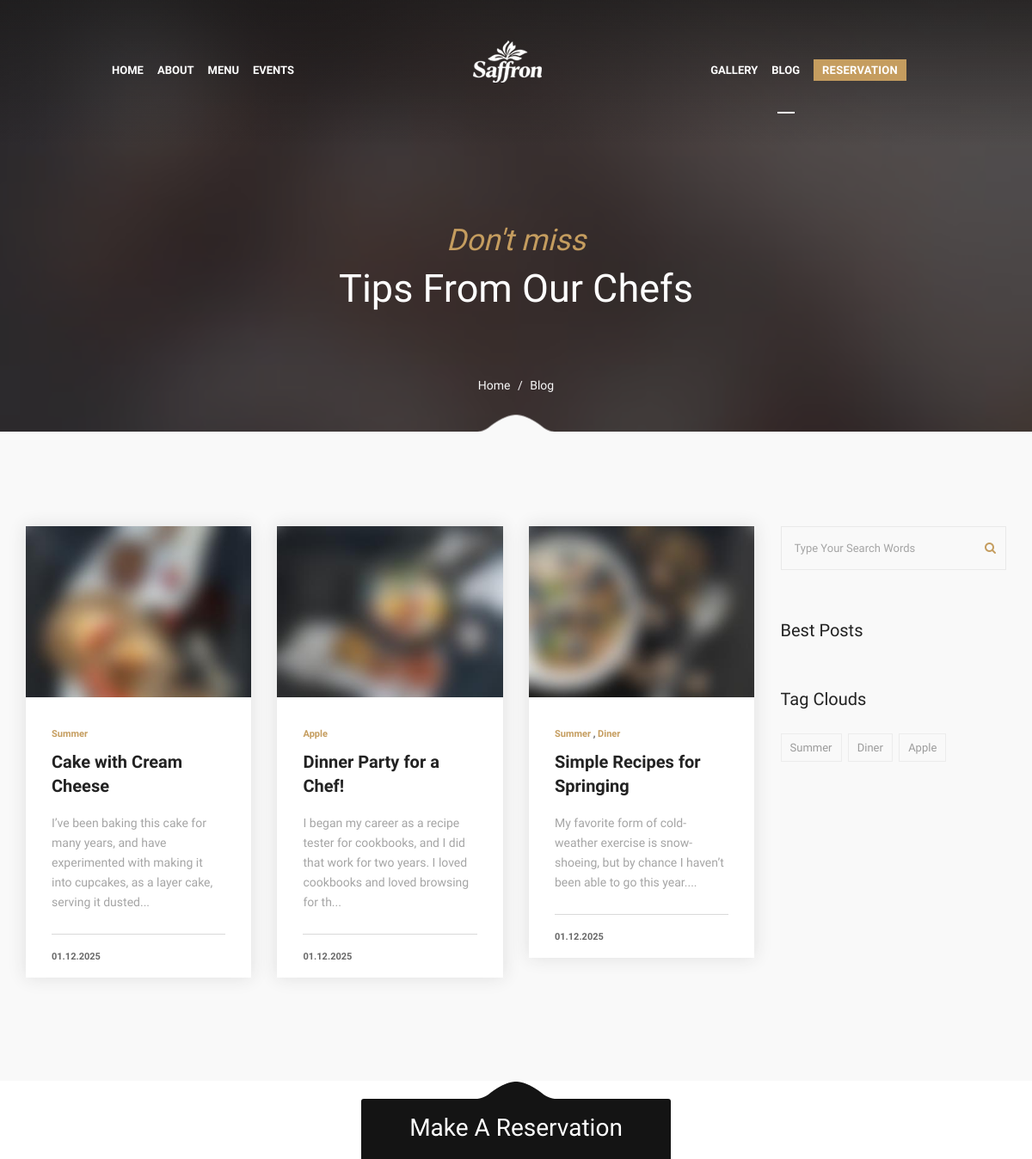
Before: /blog/?page=2 (upper part) with the older database file.
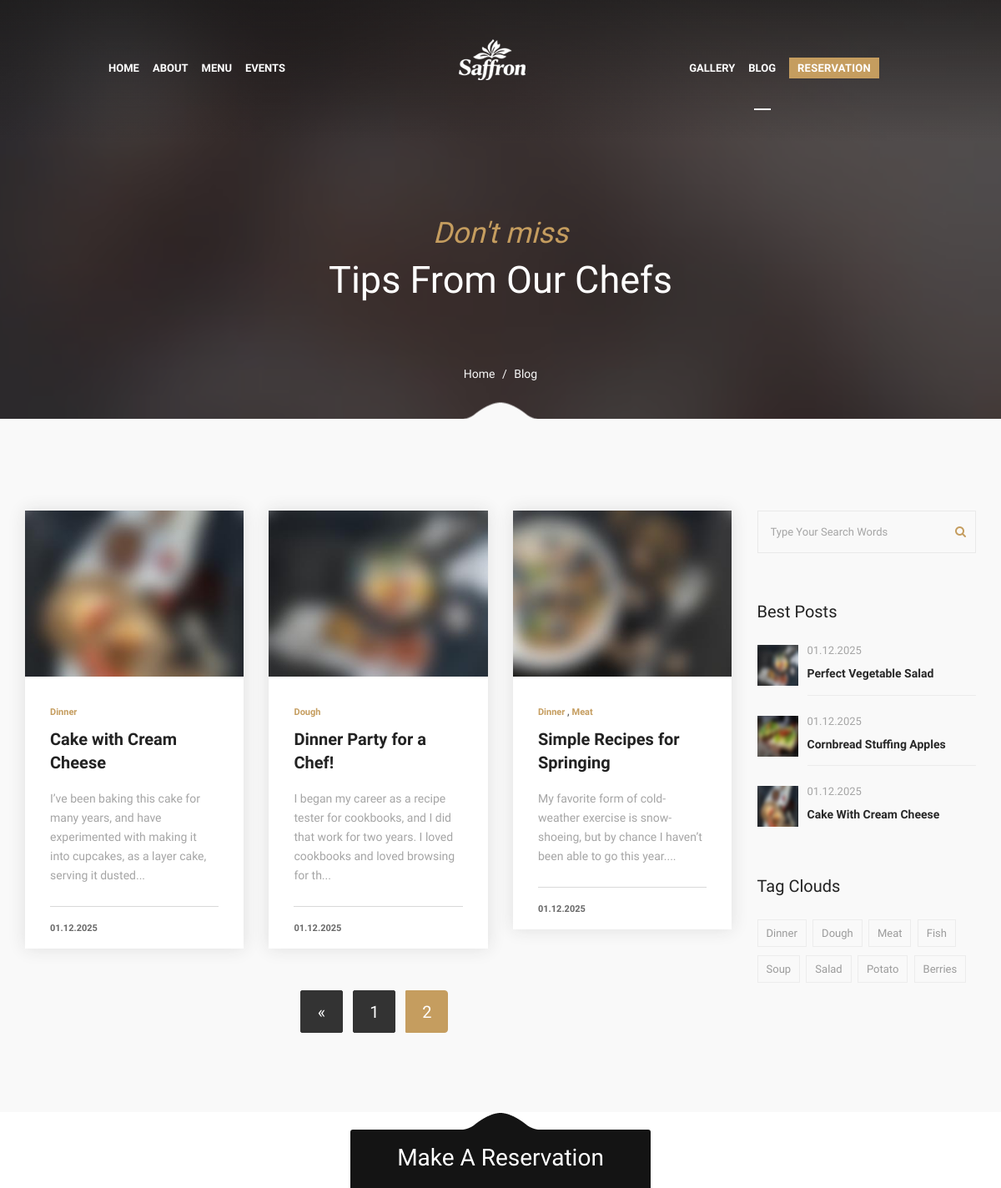
After: the same page with the newer database file.
### blog/models.py (models this page shows, shortened)
class Post(models.Model):
    title = models.CharField(max_length=200, verbose_name='title')
    content = models.TextField(verbose_name='content')
    short_description = models.TextField(max_length=200, verbose_name='short description')
    author = models.ForeignKey(User, on_delete=models.CASCADE, verbose_name='author')
    created_at = models.DateTimeField(auto_now_add=True, verbose_name='created')
    updated_at = models.DateTimeField(auto_now=True, verbose_name='updated')
    image = models.ImageField(upload_to='blog_images/', verbose_name='image')
    is_published = models.BooleanField(default=True, verbose_name='published')
    tags = models.ManyToManyField(Tag, blank=True, verbose_name='tags')
    is_best = models.BooleanField(default=False, verbose_name='best post')
    class Meta:
        verbose_name = 'post'
        verbose_name_plural = 'posts'
        ordering = ('-created_at',)
        indexes = [
            models.Index(fields=['is_best', '-created_at', 'is_published']),
        ]

class Tag(models.Model):
    name = models.CharField(max_length=100, verbose_name='Tag name')
    slug = models.SlugField(max_length=100, unique=True, blank=True, verbose_name='URL tag')
    class Meta:
        verbose_name = 'tag'
        verbose_name_plural = 'tags'

### blog/views.py (the view)
# urls.py: path('', views.blog_list, name='list'),
def blog_list(request):
    posts = Post.objects.filter(is_published=True).select_related('author').prefetch_related('tags').order_by('-created_at')
    query = request.GET.get('q', '')
    if query:
        posts = posts.filter(
            Q(title__icontains=query) |
            Q(short_description__icontains=query) |
            Q(content__icontains=query)
        )
    best_posts = Post.objects.filter(is_published=True, is_best=True).select_related('author').order_by('-created_at')[:3]
    all_tags = Tag.objects.all()
    paginator = Paginator(posts, 6)
    page = request.GET.get('page')
    try:
        posts = paginator.page(page)
    except PageNotAnInteger:
        posts = paginator.page(1)
    except EmptyPage:
        posts = paginator.page(paginator.num_pages)
    context = {
        'posts': posts,
        'best_posts': best_posts,
        'all_tags': all_tags,
        'query': query,
    }
    return render(request, 'blog/list.html', context)

### web_restaurant/context_processors.py (called while the page is built)
def nav_active(request):
    current_url_name = request.resolver_match.url_name if request.resolver_match else None
    current_url_namespace = request.resolver_match.namespace if request.resolver_match else None
    current_full_path = request.get_full_path()
    has_anchor = '#' in current_full_path
    current_anchor = current_full_path.split('#')[1] if has_anchor else None
    return {
        'current_url_name': current_url_name,
        'current_url_namespace': current_url_namespace,
        'current_full_path': current_full_path,
        'current_anchor': current_anchor,
    }

### templates/blog/list.html (shortened to what the changed rows need)
{% extends 'base.html' %}
{% load static %}
{% block content %}
<section id="page-title" class="page-title bg-overlay bg-parallax bg-overlay-gradient">
    <div class="container">
        <div class="row">
            <div class="col-xs-12 col-sm-12 col-md-12">
                <div class="title title-4 text-center">
                    <div class="title--content">
                        <div class="title--heading">
                            <h1>Tips From Our Chefs</h1>
                        </div>
                    </div>
                </div>
            </div>
        </div>
    </div>
</section>
<section id="blog" class="blog blog-grid bg-gray pb-90">
    <div class="container">
        <div class="row">
            <div class="col-xs-12 col-sm-12 col-md-9">
                <div class="row">
                 {% for post in posts %}
                    <div class="col-xs-12 col-sm-6 col-md-4">
                        <div class="blog-entry">
                            <div class="entry--img">
                                <a href="{% url 'blog:detail' post.id %}">
									<img src="{{ post.image.url }}" alt="entry image"/>
								</a>
                            </div>
                            <div class="entry--content">
                                <div class="entry--meta">
                                    <span>
                                        {% for tag in post.tags.all %}
                                        <a href="{% url 'blog:posts_by_tag' tag.slug %}">{{ tag.name }}</a>
                                            {% if not forloop.last %}, {% endif %}
                                            {% empty %}
                                            <span>No tags</span>
                                        {% endfor %}
                                    </span>
                                </div>
                                <div class="entry--title">
                                    <h4><a href="{% url 'blog:detail' post.id %}">{{ post.title }}</a></h4>
                                </div>
                                <div class="entry--bio">
                                    {{ post.short_description|slice:130 }}...
                                </div>
                                <div class="entry--footer">
                                    <div class="entry--date">
                                        {{ post.created_at|date:"d.m.Y" }}
                                    </div>
                                </div>
                            </div>
                        </div>
                    </div>
                {% endfor %}
                </div>
                {% if posts.has_other_pages %}
                <div class="row">
                    <div class="col-xs-12 col-sm-12 col-md-12 clearfix mt-20 text--center">
                        <ul class="pagination">
                            {% if posts.has_previous %}
                                <li>
                                    <a href="?page={{ posts.previous_page_number }}{% if query %}&q={{ query }}{% endif %}#blog"
                                       aria-label="Previous">
                                        <span aria-hidden="true">&laquo;</span>
                                    </a>
                                </li>
                            {% endif %}
                            {% for num in posts.paginator.page_range %}
                                {% if posts.number == num %}
                                    <li class="active"><a>{{ num }}</a></li>
                                {% elif num >= posts.number|add:-2 and num <= posts.number|add:2 %}
                                    <li>
                                        <a href="?page={{ num }}{% if query %}&q={{ query }}{% endif %}#blog">{{ num }}</a>
                                    </li>
                                {% endif %}
                            {% endfor %}
                        </ul>
                    </div>
                </div>
                {% endif %}
            </div>
            <div class="col-xs-12 col-sm-12 col-md-3">
<div class="widget widget-recent-posts">
    <div class="widget--content">
        {% for post in best_posts %}
        <div class="entry">
            <img src="{{ post.image.url }}" alt="title" />
            <div class="entry-desc">
                <div class="entry-meta">
                    {{ post.created_at|date:"d.m.Y" }}
                </div>
                <div class="entry-title">
                    <a href="{% url 'blog:detail' post.id %}">{{ post.title }}</a>
                </div>
            </div>
        </div>
        {% endfor %}
    </div>
</div>
<div class="widget widget-tags">
    <div class="widget--content">
        {% for tag in all_tags %}
    <a href="{% url 'blog:posts_by_tag' tag.slug %}">
        {{ tag.name }}
    </a>
    {% endfor %}
    </div>
</div>
            </div>
        </div>
    </div>
</section>
{% endblock %}

Changed rows visible on the page:
now on one of the page's lists (row edited): Post: created_at "01.12.2025", title "Cake With Cream Cheese"
changed Tag: name "Summer" → "Dinner"
changed Post "Dinner Party for a Chef!": gains Tag (name "Dough"); loses Tag (name "Apple")
changed Tag: name "Diner" → "Dough"
changed Post "Simple Recipes for Springing": gains Tag (name "Meat"); loses Tag (name "Diner")
changed Tag: name "Apple" → "Meat"
added Post: image (picture), created_at "01.12.2025", title "Perfect Vegetable Salad", shown under "Best Posts"
added Post: image (picture), created_at "01.12.2025", title "Cornbread Stuffing Apples", shown under "Best Posts"
added Tag: name "Fish", shown under "Tag Clouds"
added Tag: name "Soup", shown under "Tag Clouds"
added Tag: name "Salad", shown under "Tag Clouds"
added Tag: name "Potato", shown under "Tag Clouds"
added Tag: name "Berries", shown under "Tag Clouds"
Other visible differences:
new list line: "1"
new list line: "2"
